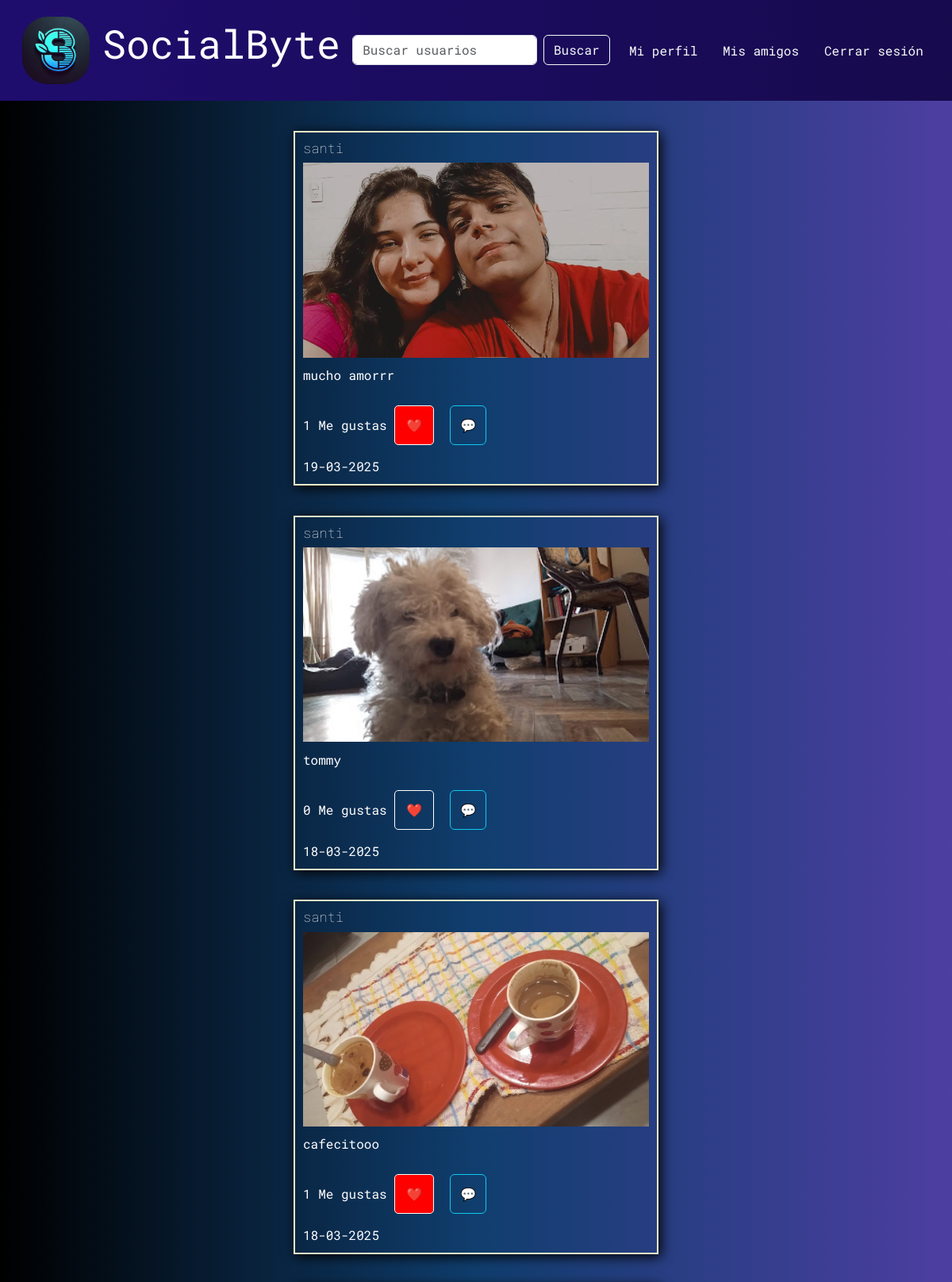
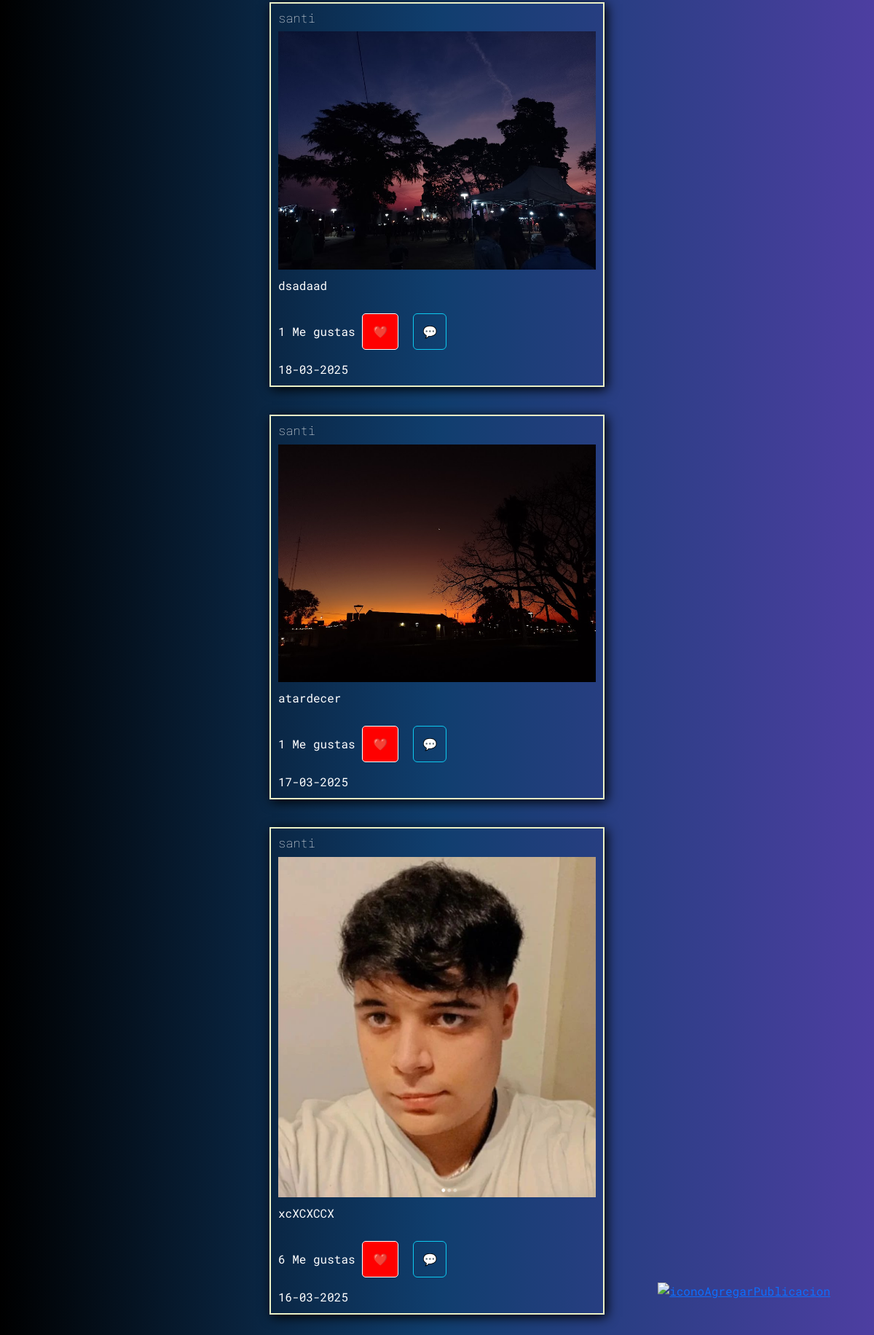
Page /inicio/ (signed in) on the committed database (2 pictures, top to bottom).
### redsocialapp/models.py (models this page shows)
class Publicacion(models.Model):
    imagen = models.ImageField(upload_to='publicaciones/')
    autor = models.ForeignKey(User,on_delete=models.CASCADE)
    descripcion = models.TextField(max_length=150, blank=True)
    fechaPublicacion = models.DateTimeField(auto_now_add=True)
    likes = models.IntegerField(default=0, validators=[MinValueValidator(0)]) #validators=[MinValueValidator(0)] es una validación que asegura que el valor del campo no sea menor que un mínimo especificado, en este caso, 0.
    liked_by = models.ManyToManyField(User, related_name='likes', blank=True) #Cada usuario puede dar "Me gusta" a múltiples publicaciones, y cada publicación puede recibir "Me gusta" de múltiples usuarios.

### redsocialapp/views.py (the view)
# urls.py: path('inicio/',views.inicio,name='inicio'),
@login_required
def inicio(request):
    if request.method == "GET":
        amigos = request.user.perfil.amigos.all()
        publicaciones = Publicacion.objects.filter(autor__in=amigos) | Publicacion.objects.filter(autor=request.user)
        publicaciones = publicaciones.order_by('-fechaPublicacion')
        if publicaciones.exists():
            return render(request,'inicio.html', {
                'publicaciones':publicaciones
            })
        else:
            return render(request,'inicio.html',{
                'noHayPublicaciones': True
            })

### redsocialapp/templates/inicio.html (shortened to what this page needs)
{%extends 'base.html'%}
{%load static%}
{% block content %}
    <section class="contenedorInicio">
        {% if noHayPublicaciones %}
            <div class="sinPublicaciones">
                <img src="https://img.icons8.com/?size=100&id=78339&format=png&color=ffffff" alt="No hay publicaciones">
                <h2 class="text-light">No hay publicaciones disponibles</h2>
                <p class="text-light">Parece que aún no se ha compartido ninguna publicación. ¡Sé el primero en publicar!</p>
                <p class="text-light">También puedes agregar amigos desde el menú para ver las publicaciones de otras personas.</p>
                <a href="/agregar-publicacion/" class="btn btn-outline-light">Agregar publicación</a>
            </div>
        {% else %}
            {% for publicacion in publicaciones %}
                <div class="contenedor-publicacion">
                    <div class="publicacion" data-aos="zoom-in" data-aos-duration="700">
                        <h2>{{publicacion.autor.username}}</h2>
                        <img src="{{publicacion.imagen.url}}" alt="fotoPublicacion">
                        <p>{{publicacion.descripcion}}</p>
                        <div class="publicacion-operaciones">
                            <form
                                hx-post="{% url 'me_gusta' publicacion.id %}"
                                hx-target=".contenedor-btnLike-{{publicacion.id}}"
                                hx-swap="outerHTML"
                                hx-trigger="submit"
                                method="post">
                                <div class="contenedor-btnLike-{{publicacion.id}}">
                                    <span id="likes-{{ publicacion.id }}">{{ publicacion.likes }} Me gustas</span>
                                    <input class="btn-like {% if request.user in publicacion.liked_by.all %}liked{% endif %}" type="submit" value="❤️">
                                </div>
                            </form>
                            <button class="btn btn-outline-info">💬</button>
                        </div>
                        <span>{{publicacion.fechaPublicacion|date:"d-m-Y"}}</span>
                    </div>
                </div>
            {% endfor %}
        {% endif %}
        <div class="btnPublicar">
            <a href="/agregar-publicacion/"><img src="https://img.icons8.com/?size=100&id=IA4hgI5aWiHD&format=png&color=000000" alt="iconoAgregarPublicacion"></a>
        </div>
    </section>
{% endblock %}

### redsocialapp/static/css/estilos.css (style rules this page uses)
body { font-family: "Roboto Mono", monospace; }
.btnPublicar { position: fixed; right: 60px; bottom: 70px; animation: movimiento ease-in-out 2s infinite; }
.contenedorInicio { min-height: 100vh; background: linear-gradient(to left,#4d3ea1,#103e6e,#000); padding-bottom: 50px; }
.contenedor-publicacion { display: flex; flex-direction: column; align-items: center; justify-content: center; width: 100%; padding-top: 38px; }
.publicacion { display: flex; flex-direction: column; align-items: flex-start; height: auto; width: 460px; padding: 10px; border: solid 2px #ebf1c7; box-shadow: 3px 3px 15px #000; }
.publicacion h2 { color: #fff; font-weight: lighter; font-size: 17px; }
.publicacion img { width: 100%; }
.publicacion p { color: #fff; margin-top: 10px; }
.publicacion span { color: #fff; }
.publicacion-operaciones { display: flex; gap: 20px; margin: 10px 0px 15px 0px; }
.publicacion-operaciones .btn-like { border: none; background-color: transparent; color: #fff; height: 50px; width: 50px; border: solid 1px #fff; border-radius: 5px; }
.publicacion-operaciones .liked { background-color: red; }

### rows in the picture
Publicacion: autor.username "santi", imagen (picture), descripcion "mucho amorrr", likes "1", id "❤️", fechaPublicacion "19-03-2025"
Publicacion: autor.username "santi", imagen (picture), descripcion "tommy", likes "0", id "❤️", fechaPublicacion "18-03-2025"
Publicacion: autor.username "santi", imagen (picture), descripcion "cafecitooo", likes "1", id "❤️", fechaPublicacion "18-03-2025"
Publicacion: autor.username "santi", imagen (picture), descripcion "dsadaad", likes "1", id "❤️", fechaPublicacion "18-03-2025"
Publicacion: autor.username "santi", imagen (picture), descripcion "atardecer", likes "1", id "❤️", fechaPublicacion "17-03-2025"
Publicacion: autor.username "santi", imagen (picture), descripcion "xcXCXCCX", likes "6", id "❤️", fechaPublicacion "16-03-2025"
